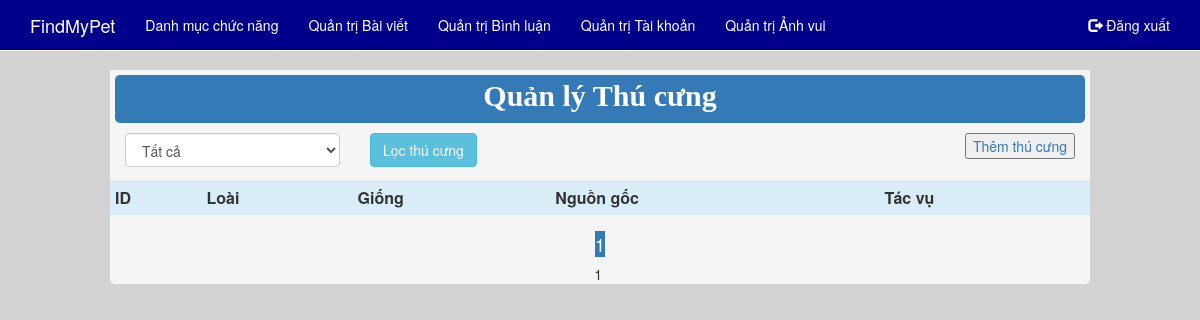
/Admin/QLThuCung.php (signed in), run on an earlier commit of the app's database.
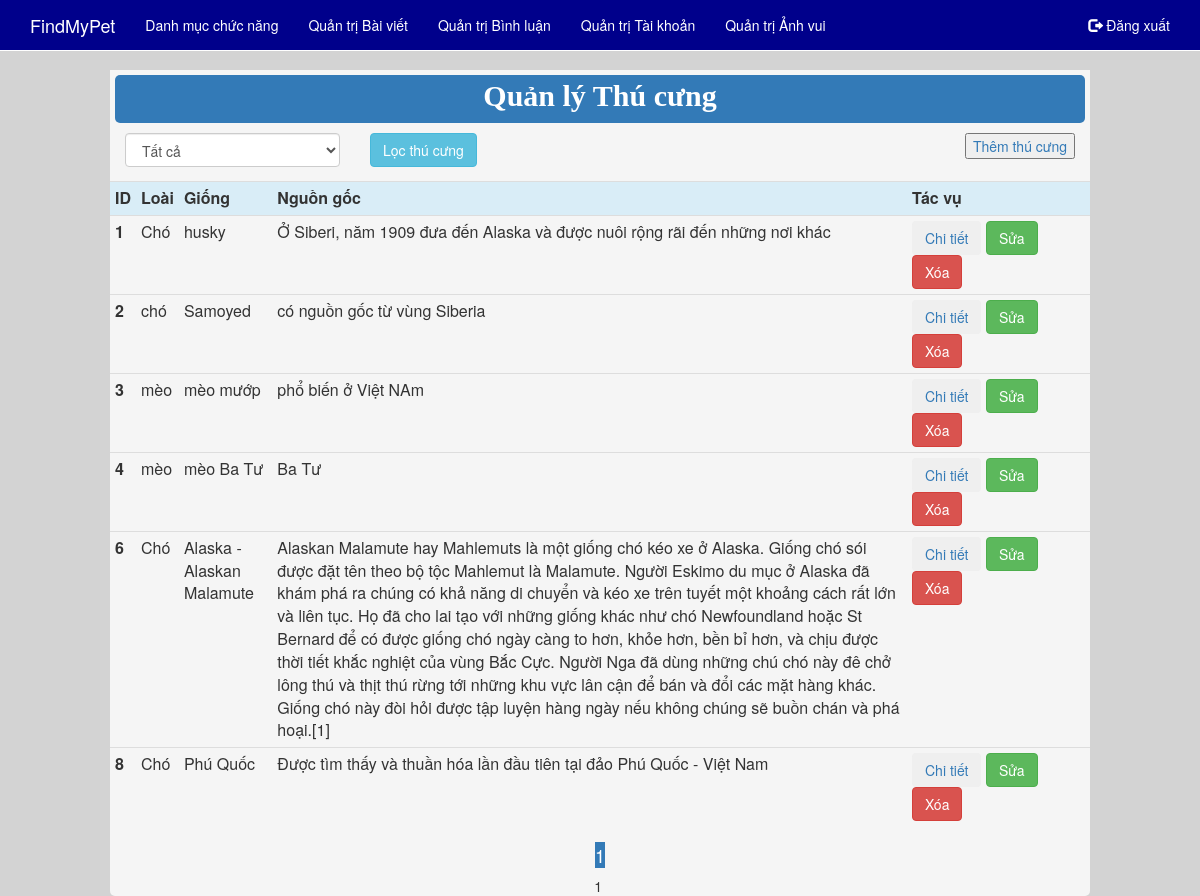
And on a later commit of the database.
### tables this page shows
CREATE TABLE IF NOT EXISTS `thucung` (
  `ID` int(11) NOT NULL,
  `Loai` varchar(100) NOT NULL,
  `Giong` varchar(100) NOT NULL,
  `DacDiem` text NOT NULL,
  `TinhCach` text NOT NULL,
  `KhaNang` text NOT NULL,
  `NguonGoc` text NOT NULL,
  `TieuChuan` text NOT NULL
);

### Admin/QLThuCung.php (the view, shortened to what this page needs)
<html>
<head>
    <link href="../Bootstrap/css/bootstrap.min.css" rel="stylesheet">
    <link href="../css/menu.css" rel="stylesheet">
    <link rel="stylesheet" type="text/css" href="../css/style.css" media="screen" />
</head>
<body style="background-color: lightgrey;min-height:100%;">
	<?php
        include("menu_Admin.php");
    ?>
<div class="container" style="background-color: whitesmoke;width:980px; border-radius: 5px;">
	<div class="row" style="background-color: whitesmoke;padding-top: 5px;">
    	<p class="bg-primary" style="margin-right: 5px;margin-left: 5px;font-size: 30px;color:white;font-family: tahoma;text-align: center;border-radius:5px;padding-bottom: 5px;"> <b>Quản lý Thú cưng</b> </p>
    </div>
    <div class="row">
        <div class="col-md-3">
        	<form name="frmLoc" method="post">
                <select class="form-control" name="slLoai">
                	<option value='0'> Tất cả</option>;
                </select>
		</div>
                <div class="col-md-3" align="left">
                	<button type="submit" class="btn btn-info" name="submit">Lọc thú cưng</button>
                </div>
        <div class="col-md-6" align="right">
        <p><a href="ThuCung_Tao.php"><input type="button" value="Thêm thú cưng"/></a> </p>
        </div>
	</div>
   <div class="row" align="center">
        <table class="table table-condensed">
    		<tr>
                <th class="info">ID</th>
                <th class="info">Loài</th>
                <th class="info">Giống</th>
                <th class="info">Nguồn gốc</th>
                <th class="info">Tác vụ</th>
        	</tr>
			<?php
				$conn = ConnectDB::connect();
				$sql = "SELECT ID,Loai, Giong, NguonGoc FROM thucung ORDER BY ID ASC";
				$row_per_page=10;
				$resultAll = mysqli_query($conn, $sql);
				$rows = $resultAll->num_rows;
				if ($rows>$row_per_page) $page=ceil($rows/$row_per_page);
				else $page=1;
				if(array_key_exists('start',$_GET))
				{
					$start = $_GET['start'];
				}
				else
					$start = 0;
				$sql .= " LIMIT ".$start.",".$row_per_page;
				$result = mysqli_query($conn, $sql);
				if($result->num_rows > 0)
				{
					while($row = $result->fetch_assoc())
					{
						echo "<tr>";
							echo "<th>". $row['ID'] ."</th>";
							echo "<td>". $row['Loai'] ."</td>";
							echo "<td>". $row['Giong'] ."</td>";
							echo "<td>". $row['NguonGoc'] ."</td>";
							echo "<td width='183'>
								<a href='ThuCung_Doc.php?ID=".$row['ID']."'><input type='button' value='Chi tiết' class='btn'/></a>
								<a href='ThuCung_Sua.php?ID=".$row['ID']."'><input type='button' value='Sửa' class='btn btn-success'/></a>
								<a href='ThuCung_Xoa.php?ID=".$row['ID']."'> <input type='button' value='Xóa' class='btn btn-danger'/> </a>
								</td>";
						echo "</tr>";
					}
				}
        ?>
		</table>
         <?php
		$page_cr=($start/$row_per_page)+1;
		echo "<h4><span class='bg-primary'>". $page_cr."</span></h4>";
		for($i=1;$i<=$page;$i++)
		{
		 if ($page_cr!=$i) echo "<a href='QLTaiKhoan.php?start=".$row_per_page*($i-1)."'><span>".$i."&nbsp;</span></a>";
		 else echo "<span>".$i."&nbsp;</span>";
		}
		?>
    </div>
</div>
</body>
</html>

What changed in the data, as far as the page shows it:
added thucung: ID "1", Loai "Chó", Giong "husky", NguonGoc "Ở Siberi, năm 1909 đưa đến Alaska và được nuôi rộng rãi đến những nơi khác"
added thucung: ID "2", Loai "chó", Giong "Samoyed", NguonGoc "có nguồn gốc từ vùng Siberia"
added thucung: ID "3", Loai "mèo", Giong "mèo mướp", NguonGoc "phổ biến ở Việt NAm"
added thucung: ID "4", Loai "mèo", Giong "mèo Ba Tư", NguonGoc "Ba Tư"
added thucung: ID "6", Loai "Chó", Giong "Alaska - Alaskan Malamute", NguonGoc "Alaskan Malamute hay Mahlemuts là một giống chó kéo xe ở Alaska. Giống chó sói được đặt tên theo bộ tộc Mahlemut là Malamute. Người Eskimo du mục ở Alaska đã khám phá ra chúng có khả năng di chuyển và kéo xe trên tuyết một khoảng cách rất lớn và liên tục. Họ đã cho lai tạo với những giống khác như chó Newfoundland hoặc St Bernard để có được giống chó ngày càng to hơn, khỏe hơn, bền bỉ hơn, và chịu được thời tiết khắc nghiệt của vùng Bắc Cực. Người Nga đã dùng những chú chó này đê chở lông thú và thịt thú rừng tới những khu vực lân cận để bán và đổi các mặt hàng khác. Giống chó này đòi hỏi được tập luyện hàng ngày nếu không chúng sẽ buồn chán và phá hoại.[1]"
added thucung: ID "8", Loai "Chó", Giong "Phú Quốc", NguonGoc "Được tìm thấy và thuần hóa lần đầu tiên tại đảo Phú Quốc - Việt Nam"
